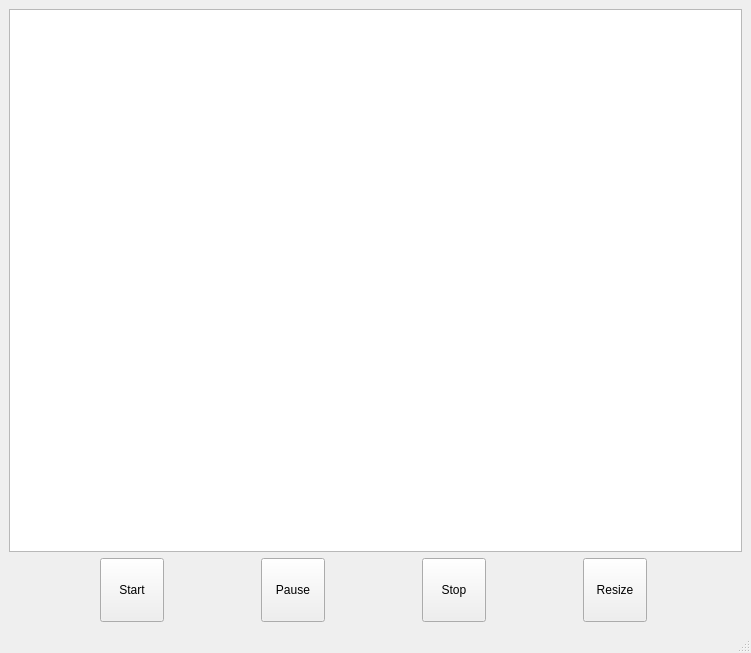
<?xml version="1.0" encoding="UTF-8"?>
<ui version="4.0">
 <class>ChartWindow</class>
 <widget class="QMainWindow" name="ChartWindow">
  <property name="geometry">
   <rect>
    <x>0</x>
    <y>0</y>
    <width>751</width>
    <height>653</height>
   </rect>
  </property>
  <property name="windowTitle">
   <string>ChartWindow</string>
  </property>
  <widget class="QWidget" name="centralwidget">
   <layout class="QVBoxLayout" name="verticalLayout">
    <item>
     <widget class="QChartView" name="chartView"/>
    </item>
    <item>
     <layout class="QHBoxLayout" name="horizontalLayout">
      <item>
       <widget class="QPushButton" name="btnStart">
        <property name="minimumSize">
         <size>
          <width>64</width>
          <height>64</height>
         </size>
        </property>
        <property name="maximumSize">
         <size>
          <width>64</width>
          <height>64</height>
         </size>
        </property>
        <property name="text">
         <string>Start</string>
        </property>
        <property name="icon">
         <iconset>
          <normaloff>:/play</normaloff>:/play</iconset>
        </property>
        <property name="iconSize">
         <size>
          <width>16</width>
          <height>16</height>
         </size>
        </property>
       </widget>
      </item>
      <item>
       <widget class="QPushButton" name="btnPause">
        <property name="minimumSize">
         <size>
          <width>64</width>
          <height>64</height>
         </size>
        </property>
        <property name="maximumSize">
         <size>
          <width>64</width>
          <height>64</height>
         </size>
        </property>
        <property name="text">
         <string>Pause</string>
        </property>
        <property name="icon">
         <iconset>
          <normaloff>:/pause</normaloff>:/pause</iconset>
        </property>
       </widget>
      </item>
      <item>
       <widget class="QPushButton" name="btnStop">
        <property name="sizePolicy">
         <sizepolicy hsizetype="Minimum" vsizetype="Fixed">
          <horstretch>0</horstretch>
          <verstretch>0</verstretch>
         </sizepolicy>
        </property>
        <property name="minimumSize">
         <size>
          <width>64</width>
          <height>64</height>
         </size>
        </property>
        <property name="maximumSize">
         <size>
          <width>64</width>
          <height>64</height>
         </size>
        </property>
        <property name="text">
         <string>Stop</string>
        </property>
        <property name="icon">
         <iconset>
          <normaloff>:/stop</normaloff>:/stop</iconset>
        </property>
       </widget>
      </item>
      <item>
       <widget class="QPushButton" name="btnResize">
        <property name="maximumSize">
         <size>
          <width>64</width>
          <height>64</height>
         </size>
        </property>
        <property name="text">
         <string>Resize</string>
        </property>
         <property name="icon">
           <iconset>
             <normaloff>:/resize</normaloff>:/resize
           </iconset>
         </property>
       </widget>
      </item>
     </layout>
    </item>
   </layout>
  </widget>
  <widget class="QMenuBar" name="menubar">
   <property name="geometry">
    <rect>
     <x>0</x>
     <y>0</y>
     <width>751</width>
     <height>22</height>
    </rect>
   </property>
  </widget>
  <widget class="QStatusBar" name="statusbar"/>
  <action name="actionOpen">
   <property name="text">
    <string>Open</string>
   </property>
  </action>
 </widget>
 <customwidgets>
  <customwidget>
   <class>QChartView</class>
   <extends>QGraphicsView</extends>
   <header location="global">QtCharts/qchartview.h</header>
  </customwidget>
 </customwidgets>
 <resources/>
 <connections/>
</ui>
